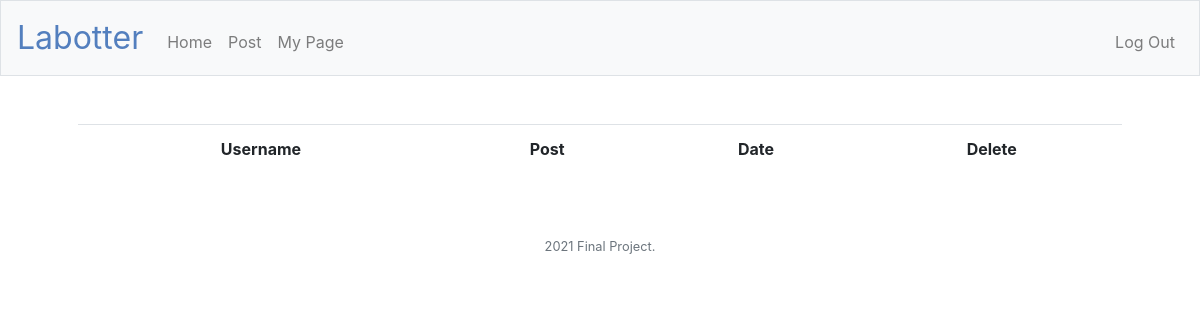
Before: /mypage (signed in) with the older database file.
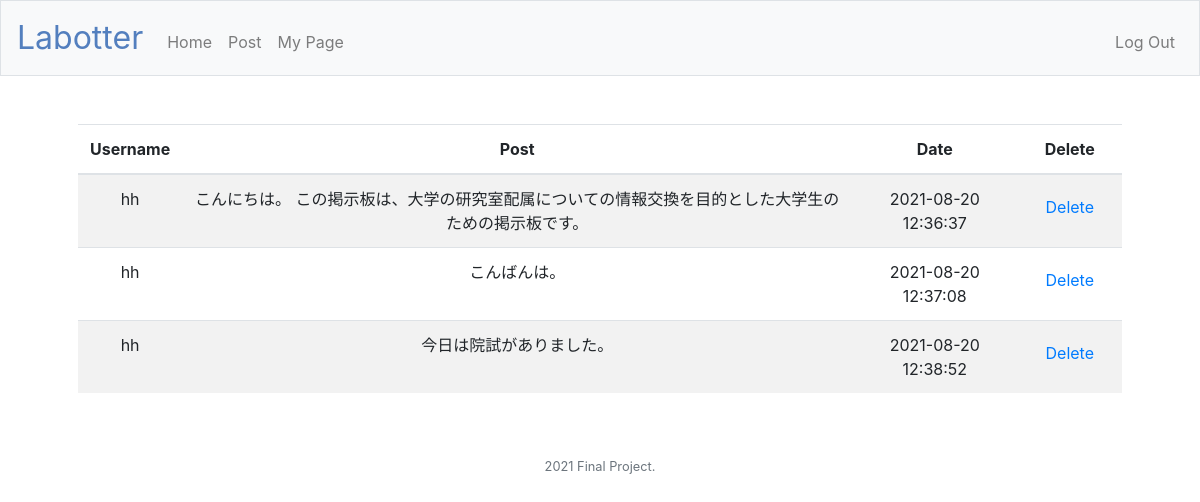
After: the same page with the newer database file.
### tables this page shows
CREATE TABLE bbs(
id INTEGER PRIMARY KEY AUTOINCREMENT,
user_id INTEGER NOT NULL,
name TEXT NOT NULL,
time TIMESTAMP DEFAULT CURRENT_TIMESTAMP,
article TEXT NOT NULL,
FOREIGN KEY(user_id) REFERENCES users(id)
);

### application.py (the view)
@app.route("/mypage", methods=["GET", "POST"])
@login_required
def mypage():
    user_id = session["user_id"]
    login_user = db.execute("SELECT username FROM users WHERE id = ?", user_id)
    bbs = db.execute("SELECT id, name, article, time FROM bbs WHERE name = ?", login_user[0]['username'])
    return render_template("mypage.html", bbs = bbs)

### application.py (called while the page is built)
@app.after_request
def after_request(response):
    response.headers["Cache-Control"] = "no-cache, no-store, must-revalidate"
    response.headers["Expires"] = 0
    response.headers["Pragma"] = "no-cache"
    return response

### helpers.py (called while the page is built)
def login_required(f):
    @wraps(f)
    def decorated_function(*args, **kwargs):
        if session.get("user_id") is None:
            return redirect("/login")
        return f(*args, **kwargs)
    return decorated_function

### templates/mypage.html (shortened to what this page needs)
{% extends "layout.html" %}
{% block main %}
    <div>
    <table class="table table-striped">
        <thread>
            <tr style="background-color: #fff;">
                <th>Username</th>
                <th>Post</th>
                <th>Date</th>
                <th>Delete</th>
            </tr>
        </thread>
        <tbody>
            {% for mypage in bbs %}
            <tr>
                <td>{{ mypage["name"] }}</td>
                <td>{{ mypage["article"] }}</td>
                <td>{{ mypage["time"] }}</td>
                <td>
                    <a class="nav-link" href="/delete/{{ mypage['id'] }}">Delete</a>
                </td>
            </tr>
            {% endfor %}
        </tbody>
    </table>
    </div>
{% endblock %}

Changed rows visible on the page:
added bbs: name "hh", article "こんにちは。 この掲示板は、大学の研究室配属についての情報交換を目的とした大学生のための掲示板です。", time "2021-08-20 12:36:37"
added bbs: name "hh", article "こんばんは。", time "2021-08-20 12:37:08"
added bbs: name "hh", article "今日は院試がありました。", time "2021-08-20 12:38:52"
